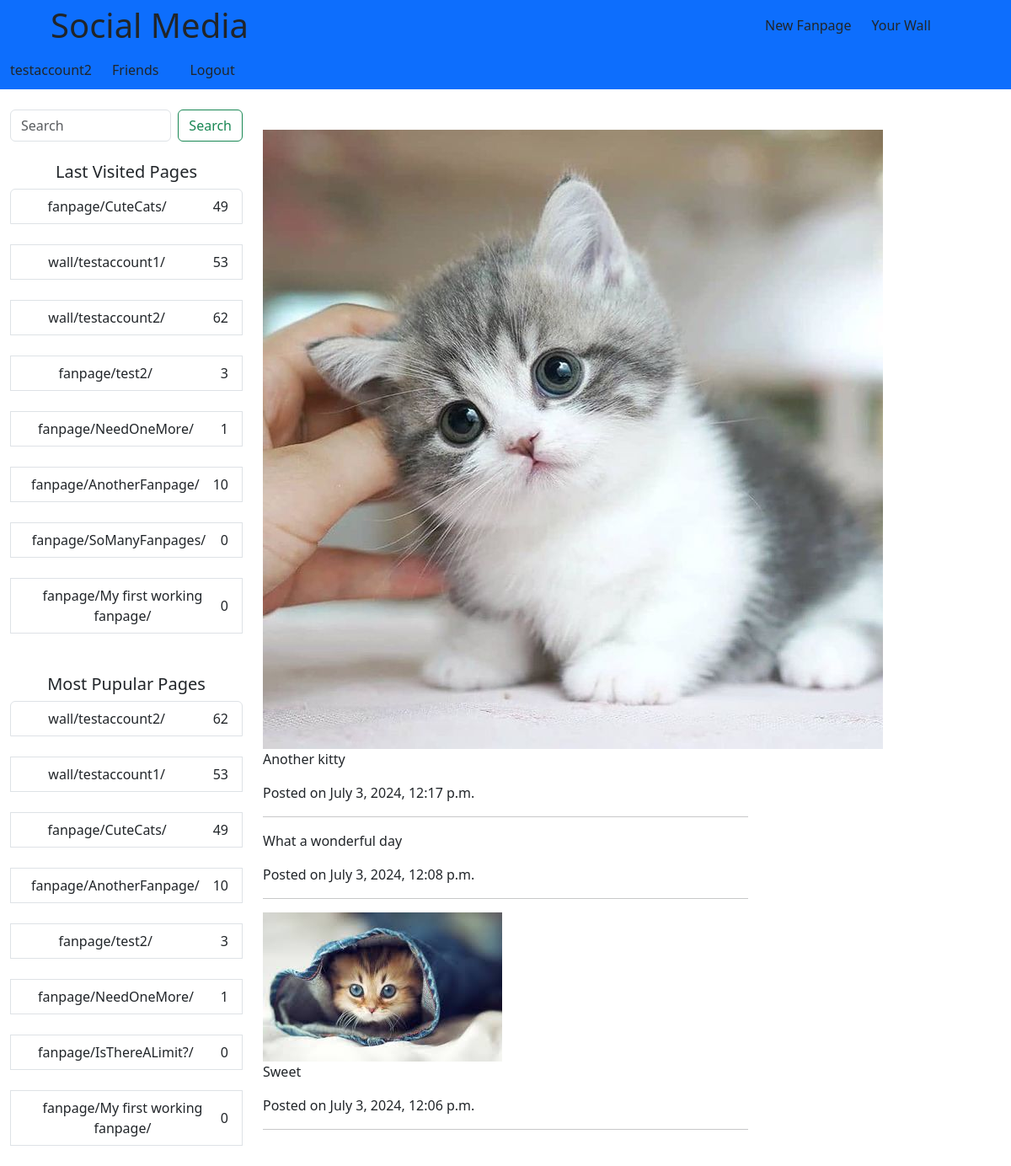
/fanpage/CuteCats/ (signed in), run on the app's committed database.
### Sites/models.py (models this page shows, shortened)
class Post(models.Model):
    wall = models.ForeignKey(UserWall, on_delete=models.CASCADE, related_name="posts", null=True, blank=True)
    fanpage = models.ForeignKey(Fanpage, on_delete=models.CASCADE, related_name="posts", null=True, blank=True)
    content = models.TextField()
    created_at = models.DateTimeField(auto_now_add=True)
    image = models.FileField(upload_to="post_images", blank=True)

### Sites/views.py (the view)
# urls.py: path("fanpage/<str:fanpage_name>/", views.Fanpage_view, name="fanpage"),
def Fanpage_view(request, fanpage_name):
    user = request.user
    fanpage = get_object_or_404(Fanpage, fanpage_name=fanpage_name)
    if user.is_authenticated:
        fanpage.views += 1
        fanpage.save()
        last_visited, _ = LastVisited.objects.get_or_create(user=user)
        last_visited.update_last_visited(f"fanpage/{fanpage.fanpage_name}/")
        visited_with_counts = get_visited_with_counts(request.user)
        posts = fanpage.posts.all().order_by("-created_at")
        return render(request, "Sites/fanpage.html", {"user":user, "posts":posts, "fanpage":fanpage, "last_visited":visited_with_counts})
    else:
        return redirect("login")

### Sites/context_processors.py (called while the page is built)
def most_popular_pages(request):
    walls = UserWall.objects.annotate(
        url = Concat(Value("wall/"), F("user__username"), Value("/"), output_field=CharField())
        ).values("views", "url")
    fanpages = Fanpage.objects.annotate(
        url = Concat(Value("fanpage/"), F("fanpage_name"), Value("/"), output_field=CharField())
    )
    most_popular = walls.union(fanpages).order_by("-views")[:8]
    return {"most_popular" : most_popular}

### Sites/models.py (called while the page is built)
    def update_last_visited(self, url):
        if url in self.last_visited:
            self.last_visited.remove(url)
        self.last_visited.insert(0, url)
        if len(self.last_visited) > 8:
            self.last_visited.pop()
        self.save()

### Sites/views.py (called while the page is built)
def get_visited_with_counts(user):
    last_visited, _ = LastVisited.objects.get_or_create(user=user)
    visited_with_counts = []
    for url in last_visited.last_visited:
        if url.startswith("wall/"):
            username = url.split("/")[1]
            wall = get_object_or_404(UserWall, user__username=username)
            visited_with_counts.append({"url":url, "views":wall.views})
        elif url.startswith("fanpage/"):
            fanpage_name = url.split("/")[1]
            fanpage = get_object_or_404(Fanpage, fanpage_name=fanpage_name)
            visited_with_counts.append({"url":url, "views":fanpage.views})
    return visited_with_counts

### Sites/templates/Sites/fanpage.html (shortened to what this page needs)
{% extends "base.html" %} {% block content %}
<br />
<br />
{% for post in posts %} {% if post.image %}
<img src="{{ post.image.url }}" alt="Post Imagae" />
{% endif %}
<p>{{ post.content }}</p>
<p>Posted on {{ post.created_at }}</p>
<hr />
{% endfor %}{% endblock %}

### templates/base.html (shortened to what this page needs)
<!DOCTYPE html>
<html lang="en">
  <head>
    <link
      href="https://cdn.jsdelivr.net/npm/bootstrap@5.3.2/dist/css/bootstrap.min.css"
      rel="stylesheet"
 />
  </head>
  <body>
    <div class="container-fluid bg-primary m-0">
      <div class="row align-items-center">
        <div class="col-8 fs-1 mx-5 mb-1">Social Media</div>
        {% if user.is_authenticated %}
        <div class="col-auto mb-1"><a href="{% url 'create_fanpage' %}" class="text-decoration-none text-dark">New Fanpage</a></div>
        <div class="col-auto mb-1"><a href="{% url 'userwall' username=request.user.username %}" class="text-decoration-none text-dark">Your Wall</a></div>
        <div class="col-auto mb-1"><a href="{% url 'user_details' %}" class="text-decoration-none text-dark">{{ request.user.username }}</a></div>
        <div class="col-auto mb-1"><a href="{% url 'friends_details' %}" class="text-decoration-none text-dark">Friends</a></div>
        <div class="col-auto mb-1">
          <form action="{% url 'logout' %}" method="post">
            <button type="submit" class="btn btn-link text-decoration-none text-dark">Logout</button>
          </form>
        </div>
        {% endif %}
      </div>
    </div>
    <div class="container-fluid">
      <div class="row">
        <div class="col-3">
          {% if user.is_authenticated %}
          <br>
          <form class="d-flex mb-4" role="search" method="GET" action="{% url 'search' %}">
            <input class="form-control me-2" type="search" placeholder="Search" aria-label="Search" name="query">
            <button class="btn btn-outline-success" type="submit">Search</button>
          </form>
          <div class="text-center"><h5>Last Visited Pages</h5>
            <div class="list-group">
              {% for item in last_visited %}
              {% with item.url|urlencode as encoded_url %}
              {% with "http://127.0.0.1:8000/"|add:encoded_url as absolute_url %}
              <a href="{{ absolute_url }}" class="list-group-item list-group-item-action d-flex justify-content-between align-items-center">
                <span class="mx-auto">{{ item.url }}</span>
                <span class="text-right text-sm align-self-center" style="margin-left: auto">{{item.views}}</span></a>
              <br>
              {% endwith %}
              {% endwith %}
              {% endfor %}
            </div>
          </div>
          <br>
          <div class="text-center"><h5>Most Pupular Pages</h5>
            <div class="list-group">
              {% for page in most_popular %}
              {% with page.url|urlencode as encoded_url %}
              {% with "http://127.0.0.1:8000/"|add:encoded_url as absolute_url %}
              <a href="{{ absolute_url }}" class="list-group-item list-group-item-action d-flex justify-content-between align-items-center">
                <span class="mx-auto">{{ page.url }}</span>
                <span class="text-right text-sm align-self-center" style="margin-left: auto">{{page.views}}</span></a>
              <br>
              {% endwith %}
              {% endwith %}
              {% endfor %}
            </div>
          </div>
        {% endif %}
        </div>
        <div class="col-6">
            {% block content %}{% endblock %}
        </div>
        <div class="col-3"></div>
      </div>
    </div>
  </body>
</html>

### data on the page
Post: image (picture), content "Another kitty", created_at "July 3, 2024, 12:17 p.m."
Post: content "What a wonderful day", created_at "July 3, 2024, 12:08 p.m."
Post: image (picture), content "Sweet", created_at "July 3, 2024, 12:06 p.m."

### other printed values
{{ request.user.username }} "testaccount2"
{{ item.url }} "fanpage/CuteCats/" "wall/testaccount1/" "wall/testaccount2/" "fanpage/test2/" "fanpage/NeedOneMore/" "fanpage/AnotherFanpage/" "fanpage/SoManyFanpages/" "fanpage/My first working fanpage/"
{{ item.views }} "49" "53" "62" "3" "1" "10" "0" "0"
{{ page.url }} "wall/testaccount2/" "wall/testaccount1/" "fanpage/CuteCats/" "fanpage/AnotherFanpage/" "fanpage/test2/" "fanpage/NeedOneMore/" "fanpage/IsThereALimit?/" "fanpage/My first working fanpage/"
{{ page.views }} "62" "53" "49" "10" "3" "1" "0" "0"
